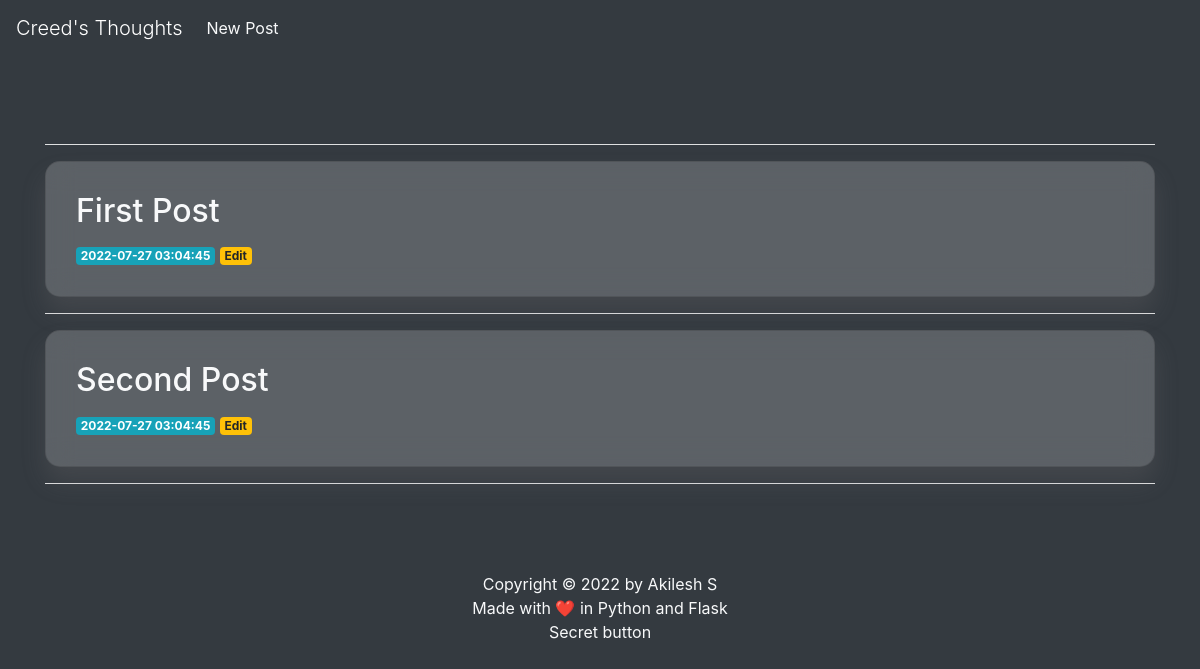
The app's page /, older data.
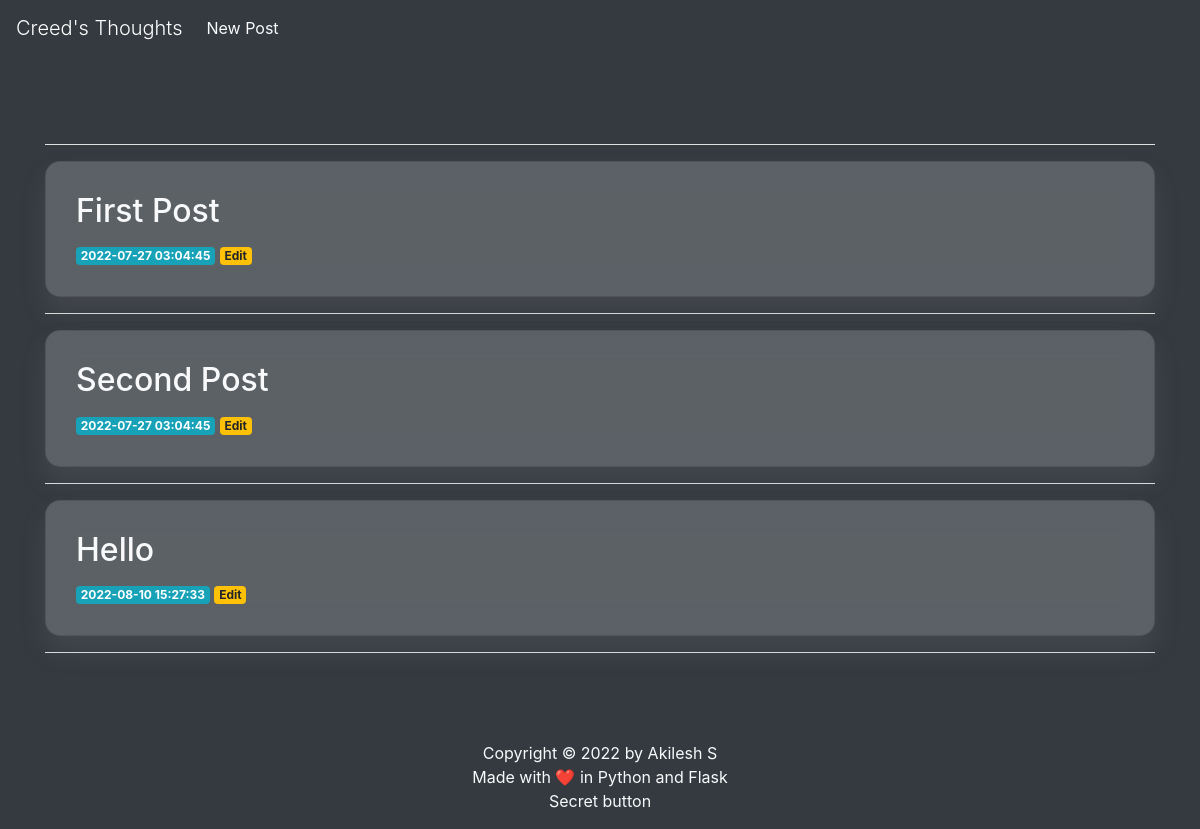
The same page, newer data.
### tables this page shows
CREATE TABLE posts (
    id INTEGER PRIMARY KEY AUTOINCREMENT,
    created TIMESTAMP NOT NULL DEFAULT CURRENT_TIMESTAMP,
    title TEXT NOT NULL,
    content TEXT NOT NULL
);

### app.py (the view)
@app.route('/')
def index():
    conn = get_db_connection()
    posts = conn.execute('SELECT * FROM posts').fetchall()
    conn.close()
    return render_template('index.html', posts=posts)

### app.py (called while the page is built)
def get_db_connection():
    conn = sqlite3.connect('database.db')
    conn.row_factory = sqlite3.Row
    return conn

### templates/index.html
{% extends 'base.html' %}
{% block content %}
    <br>
    <br>
    <br>
    <hr class="bg-light">
    {% for post in posts %}
        <div class="card">
            <div class="card-body">
                <a href="{{ url_for('post', post_id=post['id']) }}">
                    <h2 class="card-title text-light">{{ post['title'] }}</h2>
                </a>
                <span class="badge badge-info align-right">{{ post['created'] }}</span>
                <a href="{{url_for('edit',id=post['id'])}}">
                    <span class="badge badge-warning">Edit</span>
                </a>
        </div>
        </div>
        <hr class="bg-light">
    {% endfor %}
{% endblock %}

Row changes from the older to the newer data that the page shows:
added posts: title "Hello", created "2022-08-10 15:27:33"
